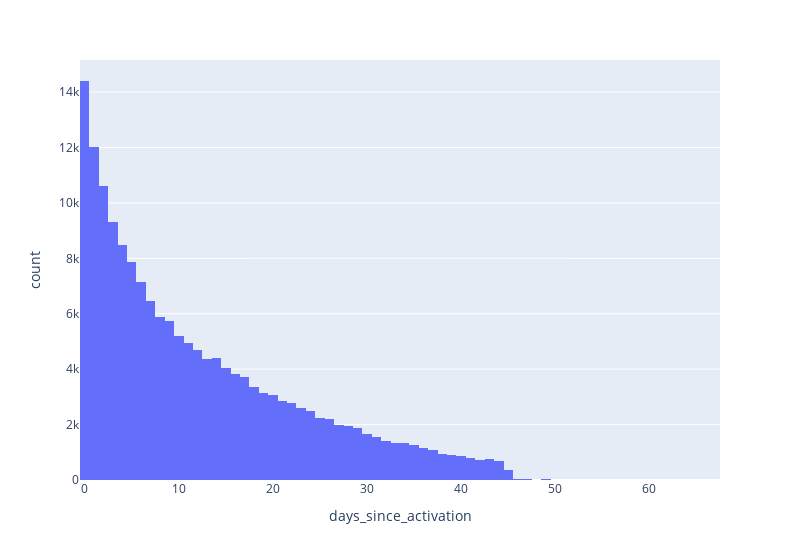

Here is the notebook cell this chart was saved with:
### Code cell
px.histogram(interaction2, x="days_since_activation", width=800)

### Figure 1 — Plotly figure (JSON) as saved in the notebook; plotly's stock layout.template omitted (floating-point values rounded to 4 significant figures; data arrays with more than 128 entries replaced by an {"elided": "..."} marker saying what was removed)
{"data": [{"alignmentgroup": "True", "bingroup": "x", "hovertemplate": "days_since_activation=%{x}<br>count=%{y}<extra></extra>", "legendgroup": "", "marker": {"color": "#636efa", "pattern": {"shape": ""}}, "name": "", "offsetgroup": "", "orientation": "v", "showlegend": false, "type": "histogram", "x": {"elided": "170611 int values"}, "xaxis": "x", "yaxis": "y"}], "layout": {"barmode": "relative", "legend": {"tracegroupgap": 0}, "margin": {"t": 60}, "width": 800, "xaxis": {"anchor": "y", "domain": [0, 1], "title": {"text": "days_since_activation"}}, "yaxis": {"anchor": "x", "domain": [0, 1], "title": {"text": "count"}}}}
